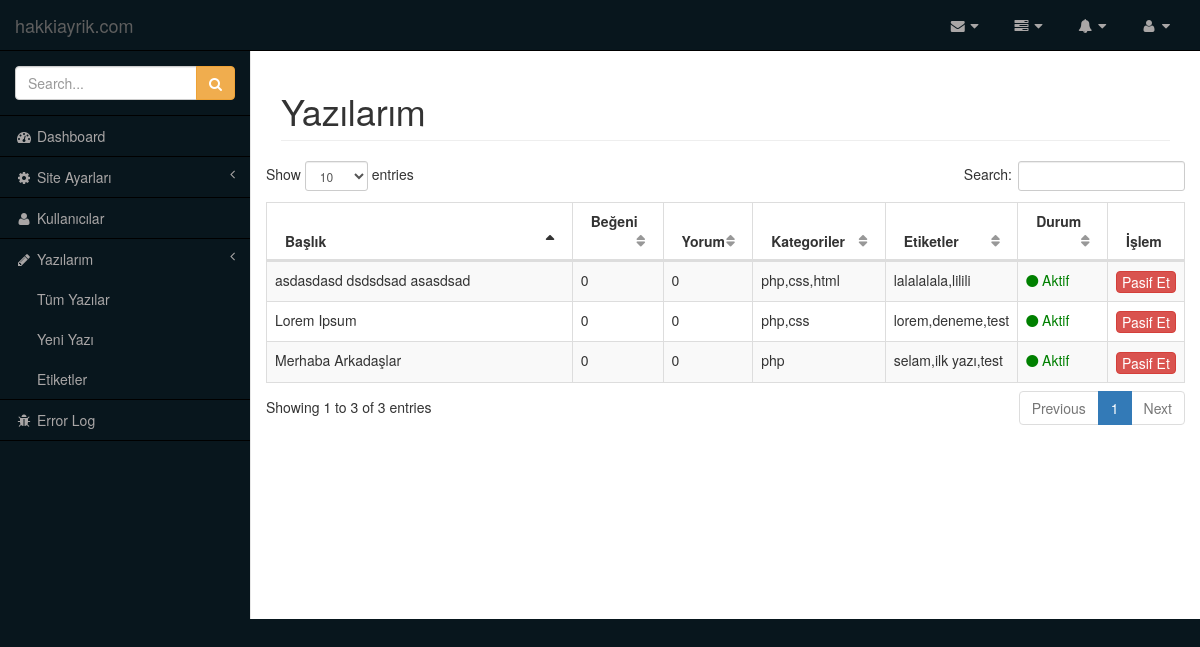
/?url=admin/posts (signed in), run on the app's committed database.
### tables this page shows
CREATE TABLE `ha_posts` (
  `id` int(11) NOT NULL AUTO_INCREMENT,
  `user_id` int(11) NOT NULL,
  `title` varchar(250) NOT NULL,
  `content` varchar(255) NOT NULL,
  `status` int(1) NOT NULL,
  `like_count` int(11) NOT NULL DEFAULT '0',
  `dislike_count` int(11) NOT NULL DEFAULT '0',
  `create_at` timestamp NOT NULL DEFAULT CURRENT_TIMESTAMP ON UPDATE CURRENT_TIMESTAMP,
  `update_at` timestamp NOT NULL DEFAULT '0000-00-00 00:00:00' ON UPDATE CURRENT_TIMESTAMP,
  `image_path` varchar(255) DEFAULT NULL,
  `tag_ids` varchar(255) NOT NULL,
  `cat_ids` varchar(255) NOT NULL,
  PRIMARY KEY (`id`)
);

### app/views/admin/index.php (called while the page is built)
<?php
require_once "header.php";
require_once $content_file;
require_once "footer.php";
?>

### app/core/view.php (called while the page is built, shortened)
<?php
class view
{
    public static function render($view, array $params = [])
    {
        if (file_exists($file = VDIR."/{$view}.php")) {
            extract($params);
            require $file;
        } else {
            exit("Görünüm dosyası bulunamadı: $view");
        }
    }
}

### app/core/controller.php (called while the page is built, shortened)
<?php
class controller
{
    public function render($file, array $params = [])
    {
        return view::render($file, $params);
    }
    public function model($model)
    {
        if (file_exists($file = MDIR."/{$model}.php")) {
            if (class_exists($model)) {
                return new $model;
            } else {
                exit("Model dosyasında sınıf tanımlı değil: $model");
            }
        } else {
            exit("Model dosyası bulunamadı: {$model}.php");
        }
    }
}

### app/controllers/adminController.php (called while the page is built, shortened)
<?php
class adminController extends controller
{
    public function postsAction(){
        $postModel = $this->model('post');
        $data['title'] = 'Yazılarım';
        $data['content_file'] = 'posts.php';
        $posts = $postModel->getAll();
        $data['posts'] = $postModel->convertIdToName($posts);
        return $this->render('admin/index', $data);
    }
}

### app/core/app.php (called while the page is built, shortened)
<?php
class app
{
    public $controller, $action, $params;
    public function __construct()
    {
        $url = isset($_GET['url']) && !empty($_GET['url']) ?
            trim($_GET['url'], '/') : 'default/index';
        $url = explode('/', $url);
        $this->controller = isset($url[0]) ? $url[0].'Controller' : 'defaultController';
        $this->action = isset($url[1]) ? $url[1].'Action' : 'indexAction';
        array_shift($url);
        array_shift($url);
        $this->params = $url;
    }
    public function run()
    {
        if (file_exists($file = CDIR."/{$this->controller}.php")) {
            if (class_exists($this->controller)) {
                $controller = new $this->controller;
                if (method_exists($controller, $this->action)) {
                    call_user_func_array([$controller, $this->action], $this->params);
                } else {
                    exit("Metod mevcut değil: {$this->action}");
                }
            } else {
                exit("Sınıf mevcut değil: $this->controller");
            }
        } else {
            exit("Controller dosyası mevcut değil: {$this->controller}.php");
        }
    }
}

### index.php (called while the page is built, shortened)
<?php
require CORE_DIR.'/app.php';
require CORE_DIR.'/model.php';
require CORE_DIR.'/view.php';
require CORE_DIR.'/controller.php';
$app = new app;
$app->run();

### app/core/model.php (called while the page is built, shortened)
<?php
class model
{
    public $db;
    public function __construct()
    {
        $this->db = new PDO(DB_DSN, DB_USR, DB_PWD);
    }
    public function fetchAll($query, array $params = [])
    {
        $sth = $this->db->prepare($query);
        $sth->execute($params);
        return $sth->fetchAll();
    }
}

### app/models/post.php (called while the page is built, shortened)
<?php
class post extends model
{
    public function getAll()
    {
        return $this->fetchAll("SELECT * FROM ha_posts");
    }
}

### app/views/admin/posts.php (the view, shortened to what this page needs)
<div class="row">
    <div class="col-lg-12">
        <h1 class="page-header"><?php echo $title ?><h1>
    </div>
</div>
<div class="row">
    <table width="100%" class="table table-striped table-bordered table-hover" id="dataTables-post">
        <thead>
        <tr>
            <th width="40%">Başlık</th>
            <th width="10%">Beğeni</th>
            <th width="10%">Yorum</th>
            <th width="15%">Kategoriler</th>
            <th width="15%">Etiketler</th>
            <th width="10%">Durum</th>
            <th width="5%" data-orderable="false">İşlem</th>
        </tr>
        </thead>
        <tbody>
        <?php foreach ($posts as $post){ ?>
            <tr class="gradeA">
                <td><?php echo $post['title'] ?></td>
                <td class="center"><?php echo $post['like_count'] ?></td>
                <td class="center">0</td>
                <td><?php echo $post['cat_ids'] ?></td>
                <td><?php echo $post['tag_ids'] ?></td>
                <td style="color:<?= $post['status'] == 1 ? 'green' : 'indianred' ?>"><i class="fa fa-circle"></i> <?= $post['status'] == 1 ? 'Aktif' : 'Pasif' ?></td>
                <td><a href="?url=admin/updatepost/<?php echo $post['id'] ?>/<?= $post['status'] == 1 ? 0 : 1 ?>" class="btn btn-<?= $post['status'] == 1 ? 'danger' : 'success' ?>"><?= $post['status'] == 1 ? 'Pasif Et' : 'Aktif Et' ?></a></td>
            </tr>
        <?php } ?>
        </tbody>
    </table>
</div>

### app/views/admin/header.php (shortened to what this page needs)
<!DOCTYPE html>
<html lang="en">
<head>
    <link href="/hakkiayrik/dist/vendor/bootstrap/css/bootstrap.min.css" rel="stylesheet">
    <link href="/hakkiayrik/dist/vendor/metisMenu/metisMenu.min.css" rel="stylesheet">
    <link href="/hakkiayrik/dist/vendor/datatables-plugins/dataTables.bootstrap.css" rel="stylesheet">
    <link href="/hakkiayrik/dist/vendor/datatables-responsive/dataTables.responsive.css" rel="stylesheet">
    <link href="/hakkiayrik/dist/css/sb-admin-2.css" rel="stylesheet">
    <link href="/hakkiayrik/dist/vendor/morrisjs/morris.css" rel="stylesheet">
    <link href="/hakkiayrik/dist/vendor/font-awesome/css/font-awesome.min.css" rel="stylesheet" type="text/css">
    <link href="/hakkiayrik/dist/css/admin.css?v=<?php echo date('Hisdmy'); ?>" rel="stylesheet" type="text/css">
</head>
<body>
<div id="wrapper">
    <nav class="navbar navbar-default navbar-static-top" role="navigation" style="margin-bottom: 0">
        <div class="navbar-header">
            <a class="navbar-brand" href="index.html">hakkiayrik.com</a>
        </div>
        <ul class="nav navbar-top-links navbar-right">
            <li class="dropdown">
                <a class="dropdown-toggle" data-toggle="dropdown" href="#">
                    <i class="fa fa-envelope fa-fw"></i> <i class="fa fa-caret-down"></i>
                </a>
            </li>
            <li class="dropdown">
                <a class="dropdown-toggle" data-toggle="dropdown" href="#">
                    <i class="fa fa-tasks fa-fw"></i> <i class="fa fa-caret-down"></i>
                </a>
            </li>
            <li class="dropdown">
                <a class="dropdown-toggle" data-toggle="dropdown" href="#">
                    <i class="fa fa-bell fa-fw"></i> <i class="fa fa-caret-down"></i>
                </a>
            </li>
            <li class="dropdown">
                <a class="dropdown-toggle" data-toggle="dropdown" href="#">
                    <i class="fa fa-user fa-fw"></i> <i class="fa fa-caret-down"></i>
                </a>
            </li>
        </ul>
        <div class="navbar-default sidebar" role="navigation">
            <div class="sidebar-nav navbar-collapse">
                <ul class="nav" id="side-menu">
                    <li class="sidebar-search">
                        <div class="input-group custom-search-form">
                            <input type="text" class="form-control" placeholder="Search...">
                            <span class="input-group-btn">
                                <button class="btn btn-warning" type="button">
                                    <i class="fa fa-search"></i>
                                </button>
                            </span>
                        </div>
                    </li>
                    <li>
                        <a href="?url=admin/dashboard"><i class="fa fa-dashboard fa-fw"></i> Dashboard</a>
                    </li>
                    <li>
                        <a href="#"><i class="fa fa-gear fa-fw"></i> Site Ayarları<span class="fa arrow"></span></a>
                    </li>
                    <li>
                        <a href="?url=admin/user"><i class="fa fa-user fa-fw"></i> Kullanıcılar</a>
                    </li>
                    <li>
                        <a href="#"><i class="fa fa-pencil fa-fw"></i> Yazılarım<span class="fa arrow"></span></a>
                        <ul class="nav nav-second-level">
                            <li>
                                <a href="?url=admin/posts">Tüm Yazılar</a>
                            </li>
                            <li>
                                <a href="?url=admin/newpost">Yeni Yazı</a>
                            </li>
                            <li>
                                <a href="#">Etiketler</a>
                            </li>
                        </ul>
                    </li>
                    <li>
                        <a href="?url=admin/errorlog"><i class="fa fa-bug fa-fw"></i> Error Log</a>
                    </li>
                </ul>
            </div>
        </div>
    </nav>
    <div id="page-wrapper">

### app/views/admin/footer.php (shortened to what this page needs)
</div>
</div>
</body>
</html>

### data on the page
ha_posts: title "Lorem Ipsum", like_count "0", cat_ids "php,css", tag_ids "lorem,deneme,test", status "Aktif"
ha_posts: title "asdasdasd dsdsdsad asasdsad", like_count "0", cat_ids "php,css,html", tag_ids "lalalalala,lilili", status "Aktif"
ha_posts: title "Merhaba Arkadaşlar", like_count "0", cat_ids "php", tag_ids "selam,ilk yazı,test", status "Aktif"

### other printed values
$title "Yazılarım"
